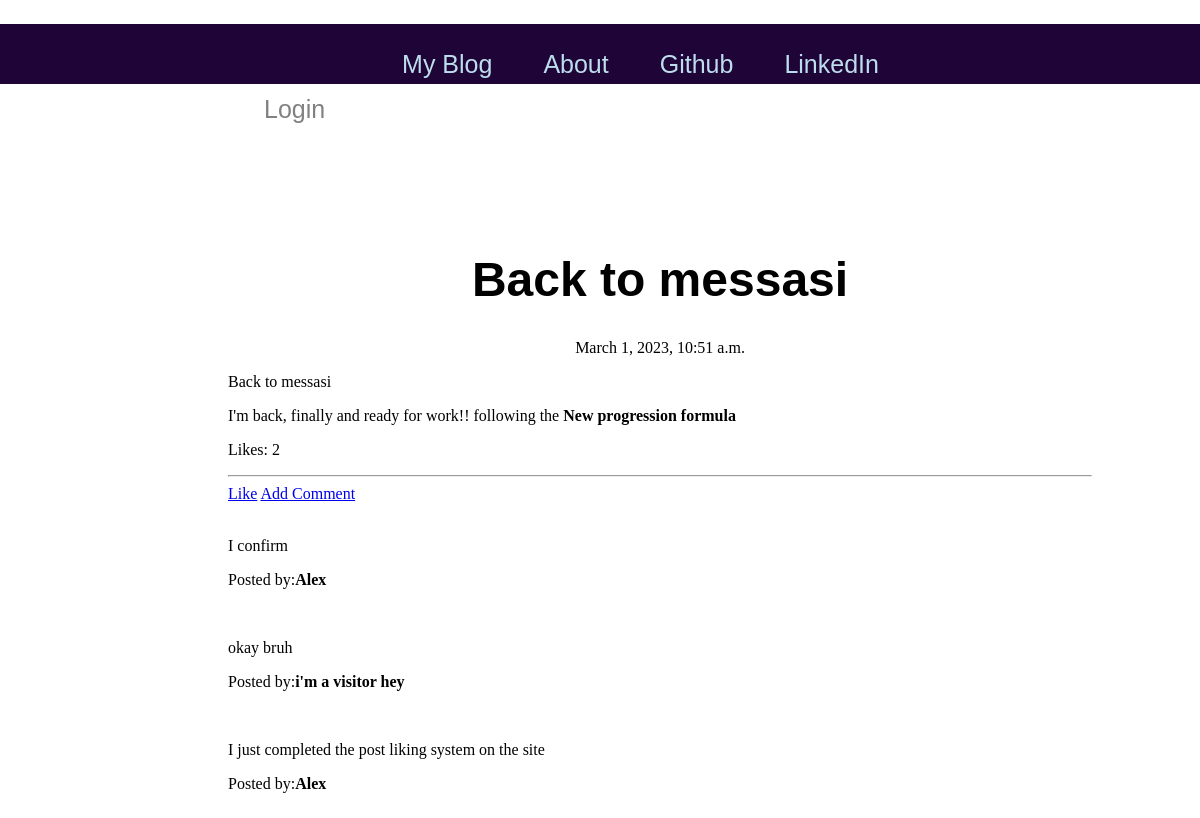
/post/5/, run on the app's committed database.
### blog/models.py (models this page shows, shortened)
class Post(models.Model):
    author = models.ForeignKey('auth.User',on_delete=models.CASCADE)
    title = models.CharField(max_length=200)
    text = models.TextField()
    created_date = models.DateTimeField(default=timezone.now) #setting the creation time of the post to the current time
    published_date = models.DateTimeField(blank=True , null=True) #can be blank and even null at creation and even later

class Comment(models.Model):
    post = models.ForeignKey('blog.Post',related_name='comments',on_delete=models.CASCADE) #the related name field is how post will access comment. in this case it'll by saying post.comments since we set the related name to 'comments'
    author = models.CharField(max_length=200)
    text = models.TextField()
    create_date = models.DateTimeField(default=timezone.now)
    approved_comment = models.BooleanField(default=False)

### blog/views.py (the view)
# urls.py: path('post/<int:pk>/',blogViews.PostDetailView.as_view(),name='post_detail'),
class PostDetailView(DetailView):
    model = Post

### blog/Templates/blog/post_detail.html (shortened to what this page needs)
{% extends 'blog/base.html' %}
{% block content %}
    <h1 class="posttitle loader">{{post.title}}</h1>
    {% if post.published_date %}
        <div class="date postdate">
            {{post.published_date}}
        </div>
    {% else %}
        <a class='default-btn' href="{% url 'post_publish' pk=post.pk %}">Publish</a>
    {% endif %}
    <p class='postcontent'>{{ post.title|safe|linebreaksbr}}</p>
    <p>{{post.text|safe|linebreaksbr}}</p>
    <p>Likes: {{post.likes.count}}</p>
    <hr>
    <a class='like-button' href="{% url 'add_like_to_post' pk=post.pk%}">Like</a>
    <a class='primary-btn' href="{% url 'add_comment_to_post' pk=post.pk %} ">Add Comment</a>
    <div class="container">
        {% for comment in post.comments.all %}
            <br>
            {% if user.is_authenticated or comment.approved_comment %}
                <p>{{comment.text|safe|linebreaksbr}}</p>
                <p>Posted by:<strong>{{comment.author}}</strong></p>
            {% endif %}
        {% empty %}
            <p>No comments!</p>
        {% endfor %}
    </div>
{% endblock %}

### blog/Templates/blog/base.html (style rules this page uses)
.postdate { text-align: center; }
.posttitle { font-family: 'Franklin Gothic Medium', 'Arial Narrow', Arial, sans-serif; font-size: 3em; text-align: center; }
.loader { filter: hue-rotate(0deg); color: linear-gradient(45deg, rgba(38, 32, 122, 0.452), #0f8); animation: hue 1000ms infinite linear; }

### data on the page
Post: title "Back to messasi", published_date "March 1, 2023, 10:51 a.m.", text "I'm back, finally and ready for work!! following the New progression formula", likes.count "2"
Comment: text "I confirm", author "Alex"
Comment: text "okay bruh", author "i'm a visitor hey"
Comment: text "I just completed the post liking system on the site", author "Alex"
